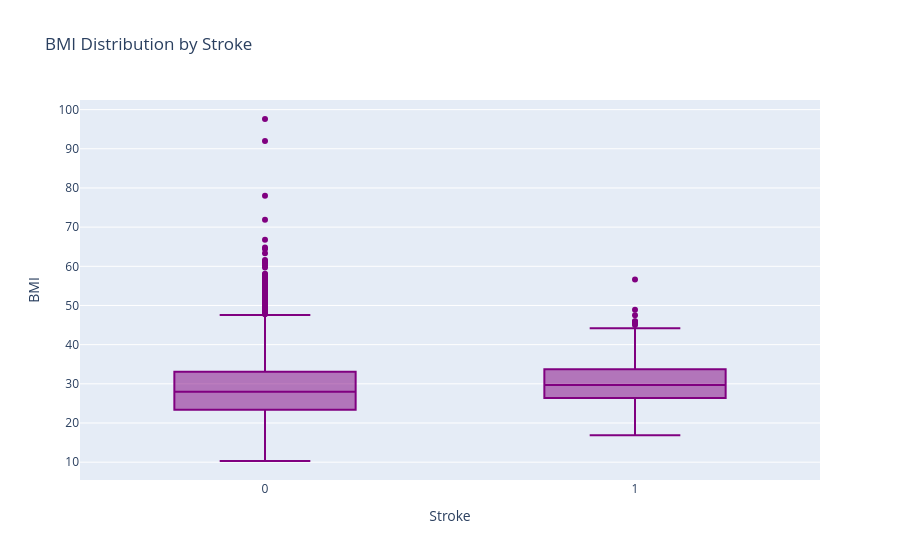

This figure's notebook cell:
### Markdown cell above
IT is wrongly skewed BMI numbers for the stroke victims seems to have outliers  normal people shouldnt be having values greater than 45 as anythinga gainst 30 is a medical problem in the first place

### Code cell
fig= px.box(df, x='stroke', y='bmi', color_discrete_sequence=['purple'],
            title='BMI Distribution by Stroke', labels={'stroke':'Stroke', 'bmi':'BMI'})

fig.show()

### Figure 1 — Plotly figure (JSON) as saved in the notebook; plotly's stock layout.template omitted (floating-point values rounded to 4 significant figures; data arrays with more than 128 entries replaced by an {"elided": "..."} marker saying what was removed)
{"data": [{"alignmentgroup": "True", "hovertemplate": "Stroke=%{x}<br>BMI=%{y}<extra></extra>", "legendgroup": "", "marker": {"color": "purple"}, "name": "", "notched": false, "offsetgroup": "", "orientation": "v", "showlegend": false, "type": "box", "x": {"elided": "5110 int values"}, "x0": " ", "xaxis": "x", "y": {"elided": "5110 float values"}, "y0": " ", "yaxis": "y"}], "layout": {"boxmode": "group", "legend": {"tracegroupgap": 0}, "title": {"text": "BMI Distribution by Stroke"}, "xaxis": {"anchor": "y", "domain": [0, 1], "title": {"text": "Stroke"}}, "yaxis": {"anchor": "x", "domain": [0, 1], "title": {"text": "BMI"}}}}
